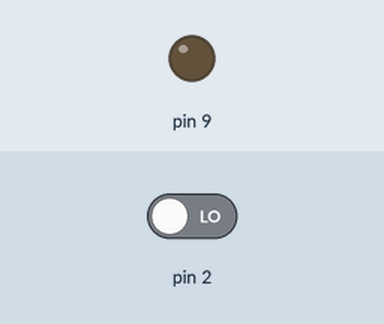
This sketch was run on a simulated Arduino Uno, built with avr-gcc and run on an emulated ATmega328P. On the bench: output pins drawn as LEDs (lit = HIGH). Inputs (shaded band) come from the test bench; at power-on: pin 2 LOW.

Above: at 1.2 s.
1.3 s: pin 2 driven HIGH
At 1.6 s:
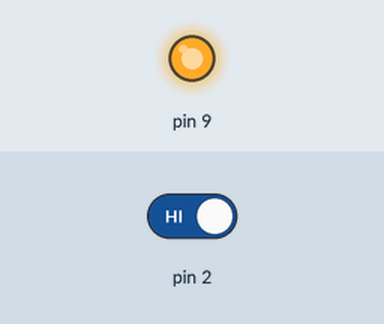
2.8 s: pin 2 driven LOW
At 3.9 s:
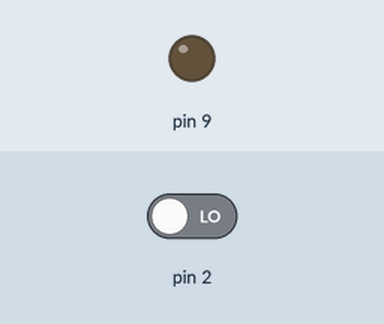
Timing chart, 0 to 5.8 s (numbered marks = the images above; inputs shaded):
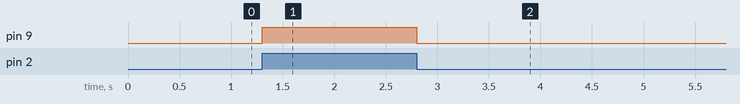

Measured:
- after the input at 1.3 s, pin 9: LOW → HIGH at once
- after the input at 2.8 s, pin 9: HIGH → LOW at once

The sketch:

2b_using_switch_.ino
```cpp
int status=0;
void setup() {
  // put your setup code here, to run once:
  pinMode(2,INPUT);
  pinMode(9,OUTPUT);


}

void loop() {
  // put your main code here, to run repeatedly:
status=digitalRead(2);
if(status==1){
  digitalWrite(9,HIGH);
}
else{
  digitalWrite(9,LOW);
}
}
```
